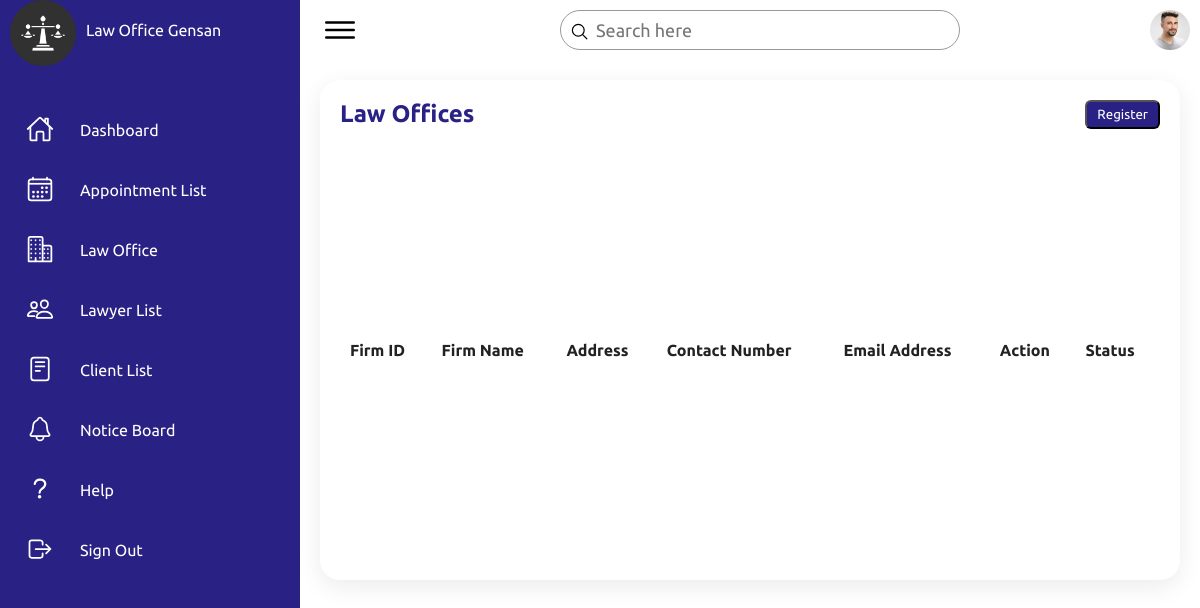
/LawyerOfficeFinal.php, run on an earlier commit of the app's database.
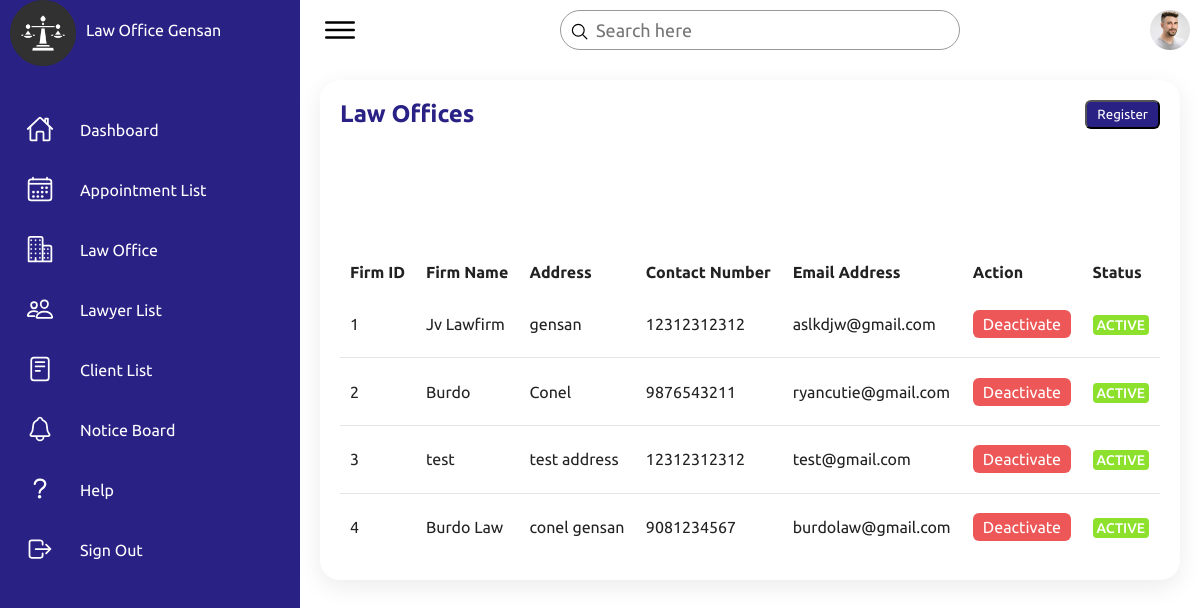
And on a later commit of the database.
### tables this page shows
CREATE TABLE `tbl_officecred` (
  `office_credid` int(11) NOT NULL,
  `office_id` int(11) NOT NULL,
  `office_address` varchar(244) NOT NULL,
  `office_contact` bigint(11) NOT NULL
);

CREATE TABLE `tbl_officeinfo` (
  `office_id` int(11) NOT NULL,
  `office_name` varchar(244) NOT NULL,
  `office_email` varchar(244) NOT NULL,
  `office_status` int(11) NOT NULL
);

### LawyerOfficeFinal.php (the view, shortened to what the changed rows need)
<?php
include "dbconn.php";
$sql = "SELECT tbl_officeinfo.office_id, tbl_officeinfo.office_name, tbl_officeinfo.office_email, tbl_officeinfo.office_status, tbl_officecred.office_address, tbl_officecred.office_contact
FROM tbl_officeinfo
JOIN tbl_officecred ON tbl_officeinfo.office_id = tbl_officecred.office_id";
$result = mysqli_query($conn, $sql);
?>
<!DOCTYPE html>
<html lang="en">
<head>
    <link rel="stylesheet" href="LawyerOfficeFinal.css">
</head>
<body>
    <div class="container">
        <div class="main">
            <div class="details">
                <div class="Appointment">
                    <div class="cardHeader">
                        <h2>Law Offices</h2>
                    </div>
                    <table id="lawoffice-table">
                        <thead>
                            <tr>
                                <td>Firm ID</td>
                                <td>Firm Name</td>
                                <td>Address</td>
                                <td>Contact Number</td>
                                <td>Email Address</td>
                                <td>Action</td>
                                <td>Status</td>
                            </tr>
                        </thead>
                        <tbody>
                        <tr>
                                <?php
                                    while($row = mysqli_fetch_assoc($result))
                                    {
                                ?>
                                    <td><?php echo $row['office_id'] ?></td>
                                    <td><?php echo $row['office_name']; ?></td>
                                    <td><?php echo $row['office_address']; ?></td>
                                    <td><?php echo $row['office_contact']; ?></td>
                                    <td><?php echo $row['office_email']; ?></td>
                                    <td>
                                        <?php
                                        if($row['office_status'] == 0) {
                                            echo '<p><a href="activate.php?office_id='.$row['office_id'].'&status=1" class="method active">Accept</a></p>';
                                        }
                                        else {
                                            echo '<p><a href="activate.php?office_id='.$row['office_id'].'&status=0" class="method deactive">Deactivate</a></p>';
                                        }
                                        ?>
                                    </td>
                                    <td>
                                        <?php
                                        if($row['office_status'] == 1) {
                                        echo '<span class="status delivered">ACTIVE</span>';
                                        } else {
                                            echo '<span class="status pending">INACTIVE</span>';
                                        }
                                        ?>
                                    </td>
                            </tr>
                                <?php
                                    }
                                    ?>
                        </tbody>
                    </table>
                </div>
            </div>
        </div>
    </div>
</body>
</html>

What changed in the data, as far as the page shows it:
added tbl_officecred: office.office_id "1", office.office_name "Jv Lawfirm", office_address "gensan", office_contact "12312312312", office.office_email "aslkdjw@gmail.com"
added tbl_officecred: office.office_id "2", office.office_name "Burdo", office_address "Conel", office_contact "9876543211", office.office_email "ryancutie@gmail.com"
added tbl_officecred: office.office_id "3", office.office_name "test", office_address "test address", office_contact "12312312312", office.office_email "test@gmail.com"
added tbl_officecred: office.office_id "4", office.office_name "Burdo Law", office_address "conel gensan", office_contact "9081234567", office.office_email "burdolaw@gmail.com"
